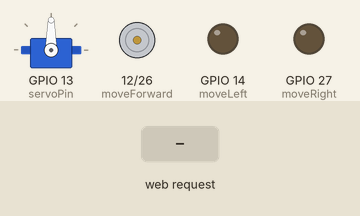
A sketch run on a simulated ESP32. Parts: servo, motor-driver pin pairs drawn as motors (green arrow = first pin HIGH = forward, orange = second pin HIGH = backward, longer = more drive), output pins drawn as LEDs (lit = HIGH). The test bench sets the inputs (shaded band). WiFi joins after 1.5 s; servers stay silent unless stated; what the sketch prints to the serial monitor is not drawn.

Above: at 2.7 s.
2.8 s: HTTP request GET /esp32/up/on received
At 3.5 s:
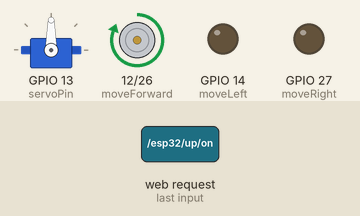
4.3 s: HTTP request GET /esp32/right/on received
At 4.7 s:
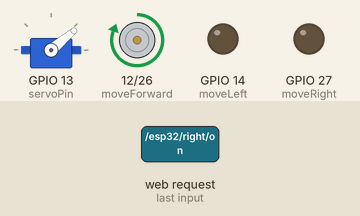
5.8 s: HTTP request GET /esp32/up/off received
At 7.0 s:
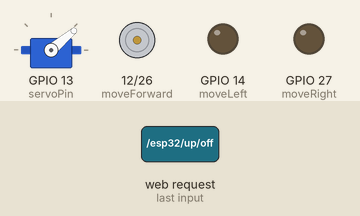
7.3 s: HTTP request GET /esp32/left/on received
At 8.1 s:
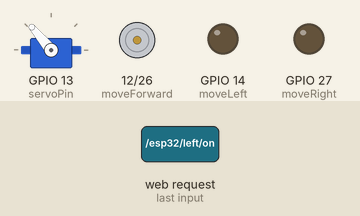
8.8 s: HTTP request GET /esp32/reverse/on received
At 9.3 s:
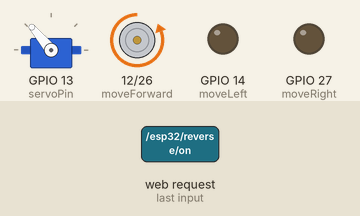
10.3 s: HTTP request GET /esp32/right/off received
At 11.6 s:
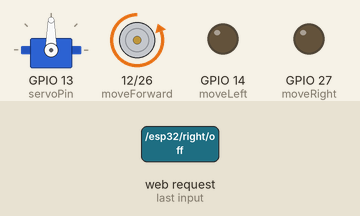
Timing chart, 0 to 12.8 s (numbered marks = the images above; inputs shaded):
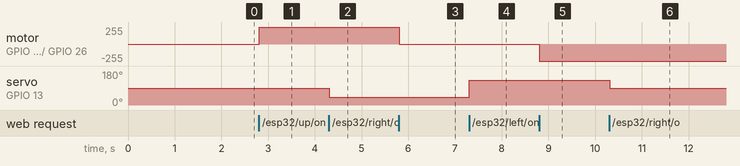

The sketch:

tcc_AGV.ino
```cpp
#include <ESP32Servo.h>
#include <analogWrite.h>
#include <ESP32Tone.h>
#include <ESP32PWM.h>

//#include <Arduino.h>
#include <WiFi.h>


WiFiClient client;
Servo myservo;


const char* ssid = "WhiteCat";
const char* password = "lima1710";

// Assign output variables to GPIO pins
int servoPin = 13;
const int moveForward   = 12;
const int moveLeft      = 14;
const int moveRight     = 27;
const int moveBackward  = 26;

WiFiServer server(80);

// Variable to store the HTTP request
String header;

// other variables


// Current time
unsigned long currentTime = millis();
// Previous time
unsigned long previousTime = 0;
// Define timeout time in milliseconds (example: 2000ms = 2s)
const long timeoutTime = 2000;


void conecta() {

  Serial.print("Conectando a rede local SSID: ");
  Serial.println(ssid);


  WiFi.begin(ssid, password);
  while (WiFi.status() != WL_CONNECTED) {
    delay(500);
    Serial.print(".");
  }
  Serial.println(" ");
  Serial.println("WiFi Conectado.");
  Serial.println("IP : ");
  Serial.println(WiFi.localIP());
  server.begin();
}

void setup() {
  pinMode(moveForward, OUTPUT);
  pinMode(moveLeft, OUTPUT);
  pinMode(moveRight, OUTPUT);
  pinMode(moveBackward, OUTPUT);
  myservo.setPeriodHertz(50);
  myservo.attach(servoPin);
  myservo.write(90);
  Serial.begin(115200);
  conecta();
  server.begin();

}

void httpSerial () {
  WiFiClient client = server.available();   // Listen for incoming clients

  if (client) {                             // If a new client connects,
    currentTime = millis();
    previousTime = currentTime;
    Serial.println("New Client.");          // print a message out in the serial port
    String currentLine = "";                // make a String to hold incoming data from the client
    while (client.connected() && currentTime - previousTime <= timeoutTime) {  // loop while the client's connected
      currentTime = millis();
      if (client.available()) {             // if there's bytes to read from the client,
        char c = client.read();             // read a byte, then
        Serial.write(c);                    // print it out the serial monitor
        header += c;
        if (c == '\n') {                    // if the byte is a newline character
          // if the current line is blank, you got two newline characters in a row.
          // that's the end of the client HTTP request, so send a response:
          if (currentLine.length() == 0) {
            // HTTP headers always start with a response code (e.g. HTTP/1.1 200 OK)
            // and a content-type so the client knows what's coming, then a blank line:
            client.println("HTTP/1.1 200 OK");
            client.println("Content-type:text/html");
            client.println("Connection: close");
            client.println();

            // turns the GPIOs on and off
            if (header.indexOf("GET /esp32/up/on") >= 0) {
              Serial.println("Indo para Frente");
              digitalWrite(moveForward, HIGH);
            } else if (header.indexOf("GET /esp32/up/off") >= 0) {
              digitalWrite(moveForward, LOW);
            }
            if (header.indexOf("GET /esp32/right/on") >= 0) {
              Serial.println("Indo para direita");
              myservo.write(40);
            } else if (header.indexOf("GET /esp32/right/off") >= 0) {
              myservo.write(90);
            }
            if (header.indexOf("GET /esp32/left/on") >= 0) {
              Serial.println("Indo para esquerda");
              myservo.write(130);
            } else if (header.indexOf("GET /esp32/left/off") >= 0) {
              myservo.write(85);
            }
            if (header.indexOf("GET /esp32/reverse/on") >= 0) {
              Serial.println("Indo para tras");
              digitalWrite(moveBackward, HIGH);
            } else if (header.indexOf("GET /esp32/reverse/off") >= 0) {
              digitalWrite(moveBackward , LOW);
            }


            // The HTTP response ends with another blank line
            client.println();
            // Break out of the while loop
            break;
          } else { // if you got a newline, then clear currentLine
            currentLine = "";
          }
        } else if (c != '\r') {  // if you got anything else but a carriage return character,
          currentLine += c;      // add it to the end of the currentLine
        }
      }
    }
    // Clear the header variable
    header = "";
    // Close the connection
    client.stop();
    Serial.println("Client disconnected.");
    Serial.println("");
    delay (1);
  }
}


void loop() {
  httpSerial();
  String receive_msg = "";

  if (Serial.available() > 0) {
    receive_msg = Serial.read();
    if (receive_msg = "info" ) {
      Serial.println ("----------------------------------------");
      Serial.println ("TCC FATEC SBC");
      Serial.println ("INFORMACOES DO PROGRAMA");
      if (WiFi.status() == WL_CONNECTED) {

        Serial.print("Conectado ao WiFi local de SSID: ");
        Serial.println(ssid);
        Serial.print ("Endereco de IP: ");
        Serial.println(WiFi.localIP());
      }
      Serial.println ("Programacao por Andre - 2022");
      Serial.println ("----------------------------------------");
    }
  }
}
```

Measured:
- after the input at 2.8 s, motor on GPIO 12 (moveForward) / GPIO 26 (moveBackward): stopped → forward 255/255 at once
- after the input at 4.3 s, servo on GPIO 13 (servoPin): 90° → 40° at once
- after the input at 5.8 s, motor on GPIO 12 (moveForward) / GPIO 26 (moveBackward): forward 255/255 → stopped at once
- after the input at 7.3 s, servo on GPIO 13 (servoPin): 40° → 130° at once
- after the input at 8.8 s, motor on GPIO 12 (moveForward) / GPIO 26 (moveBackward): stopped → backward 255/255 at once
- after the input at 10.3 s, servo on GPIO 13 (servoPin): 130° → 90° at once
